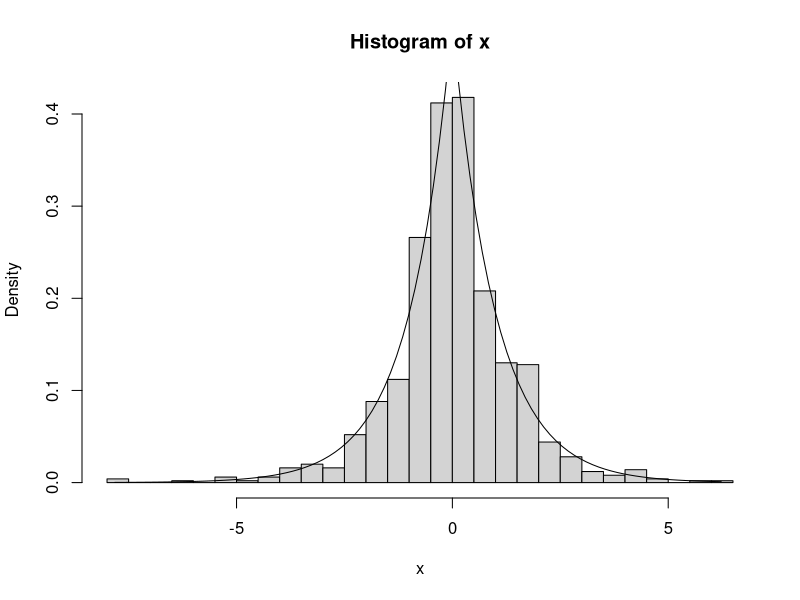
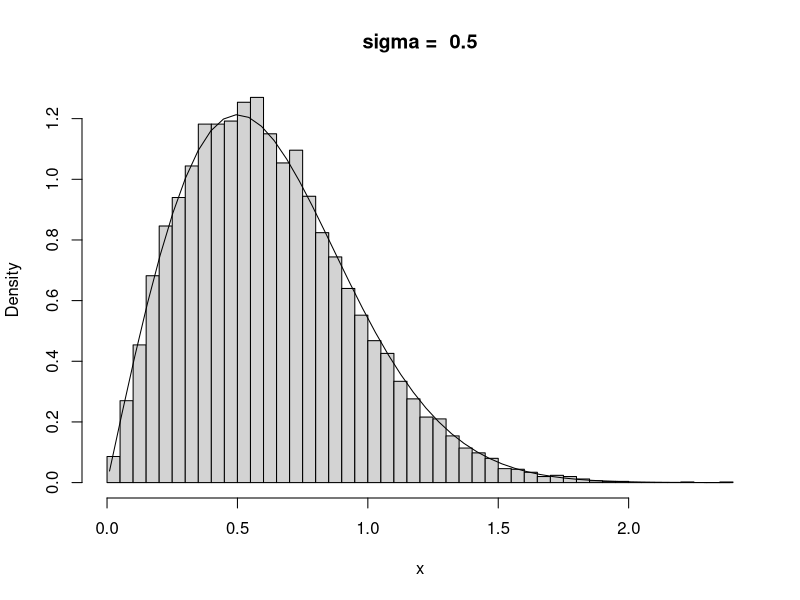
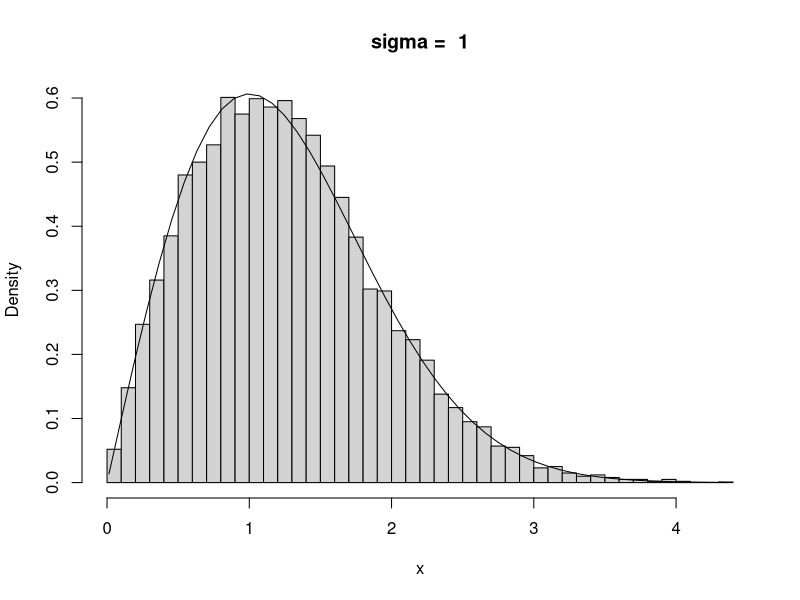
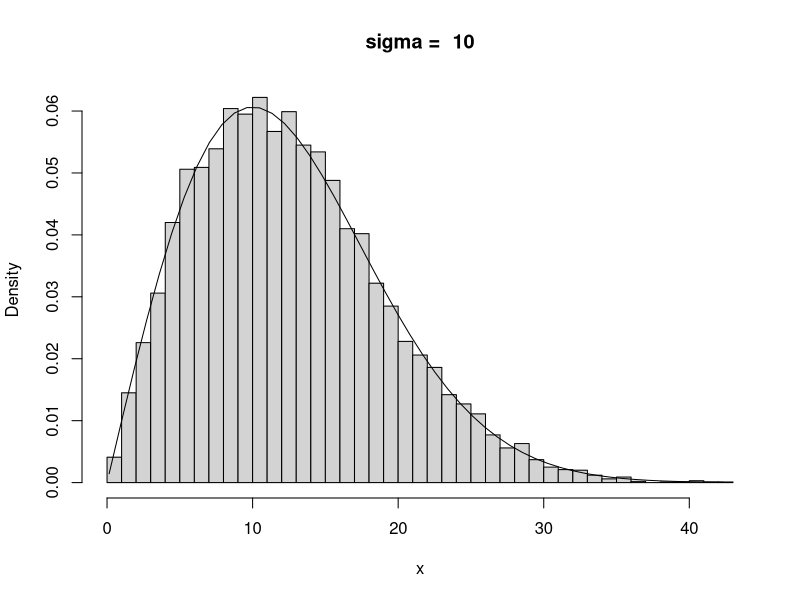
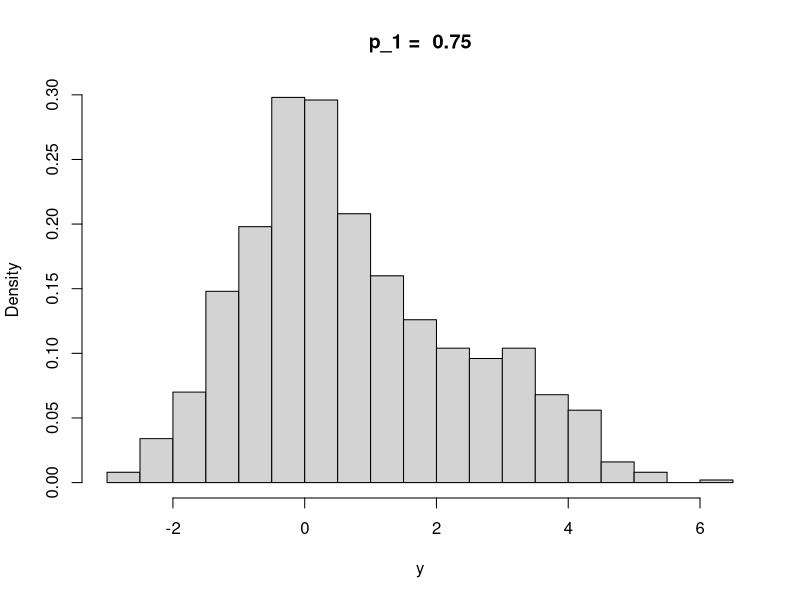
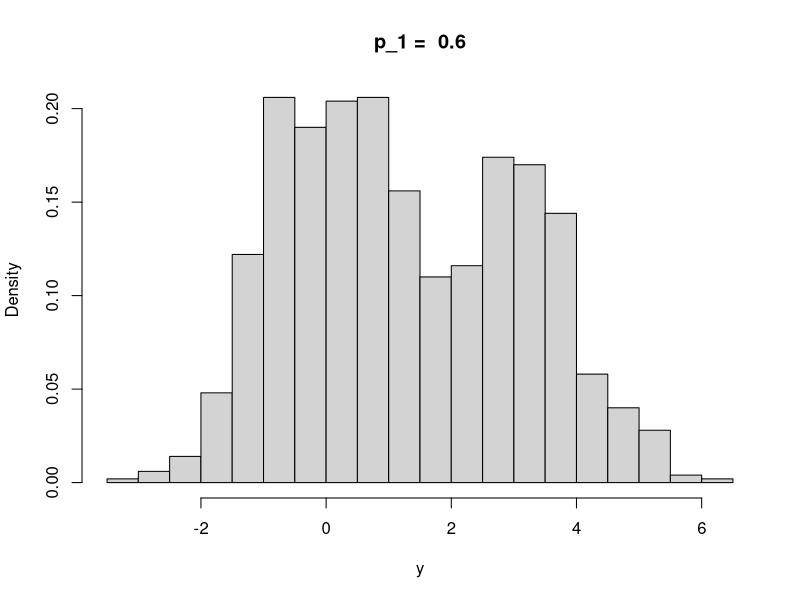
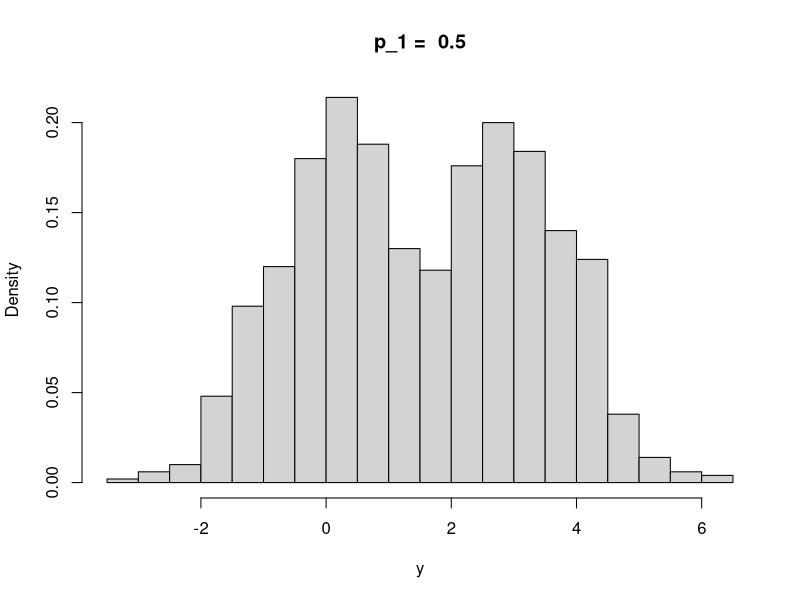
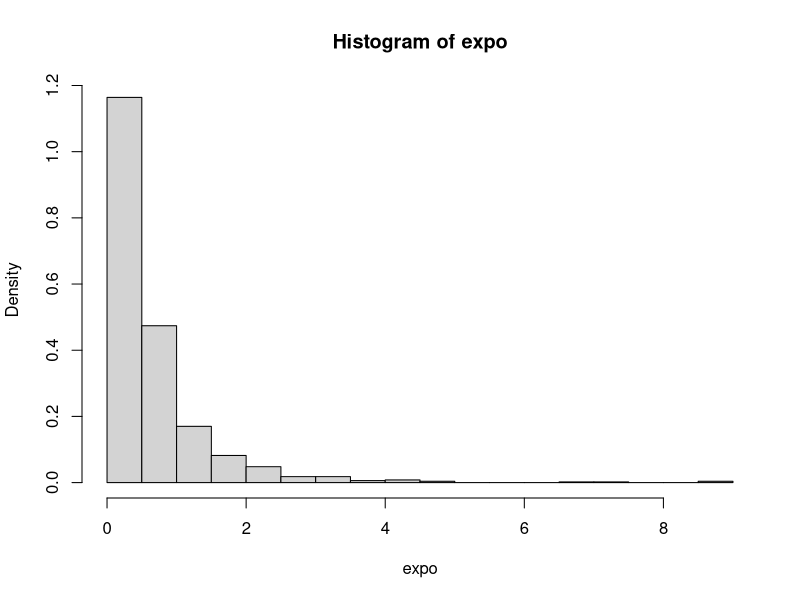

Generate these figures, in order, with R:
## ---- chunk 1
n <- 1000
u <- runif(n)
q1_function <- function(x) {
  for (i in 1:length(x)){
    if (x[i] < 0.5) {
     x[i] <- log(2*x[i])
    }
    else {
     x[i] <- -log(2*(1-x[i]))
    }
  }  
  return(x)
}

x <- q1_function(u)
## ---- chunk 2
y <- seq(min(x), max(x), length = 100)
hist(x, prob = TRUE, breaks = "Scott")
lines(y, 0.5*exp(-abs(y)))
## ---- chunk 3
q2_function <- function(sigma) {
  u <- runif(10000)
  x <- sigma*sqrt(-2*log(1-u))
  hist(x, breaks = "Scott", prob = TRUE, main = paste("sigma = ", sigma))
  y <- seq(min(x), max(x), length = 50)
  lines(y, ((y/(sigma^2))*exp(-y^2/(2*sigma^2))))
}
sigma <- 0.5
q2_function(sigma)
## ---- chunk 4
sigma <- 1
q2_function(sigma)
## ---- chunk 5
sigma <- 10
q2_function(sigma)
## ---- chunk 6
q3_function <- function(x) {
  for (i in 1:length(x)) {
    if (x[i] < 0.1) {x[i] <- 0}
    else if (x[i] < 0.3) {x[i] <- 1}
    else if (x[i] < 0.5) {x[i] <- 2}
    else if (x[i] < 0.7) {x[i] <- 3}
    else {x[i] <- 4}
  }
  return(x)
}

x <- q3_function(u)
table(x)/length(x)
## ---- chunk 7
p = c(0.1,0.2,0.2,0.2,0.3)
y <- sample(0:4,1000,replace = TRUE, prob = p)
table(y)/length(y)
## ---- chunk 8
mixture_generator <- function(n, p1) {
  y <- runif(n)
  for (i in 1:n) {
    if (y[i] <= p1) {
      y[i] <- rnorm(1)
    }
    else{
      y[i] <- rnorm(1,3,1)
    }
  }
  hist(y, breaks = "Scott", prob=TRUE, main = paste("p_1 = ", p1))
}
mixture_generator(1000, 0.75)
## ---- chunk 9
mixture_generator(1000, 0.6)
mixture_generator(1000, 0.5)
## ---- chunk 10
gam <- rgamma(1000, 4, 2)
expo <- rexp(1000, gam)
hist(expo, prob=TRUE, breaks = "Scott")
